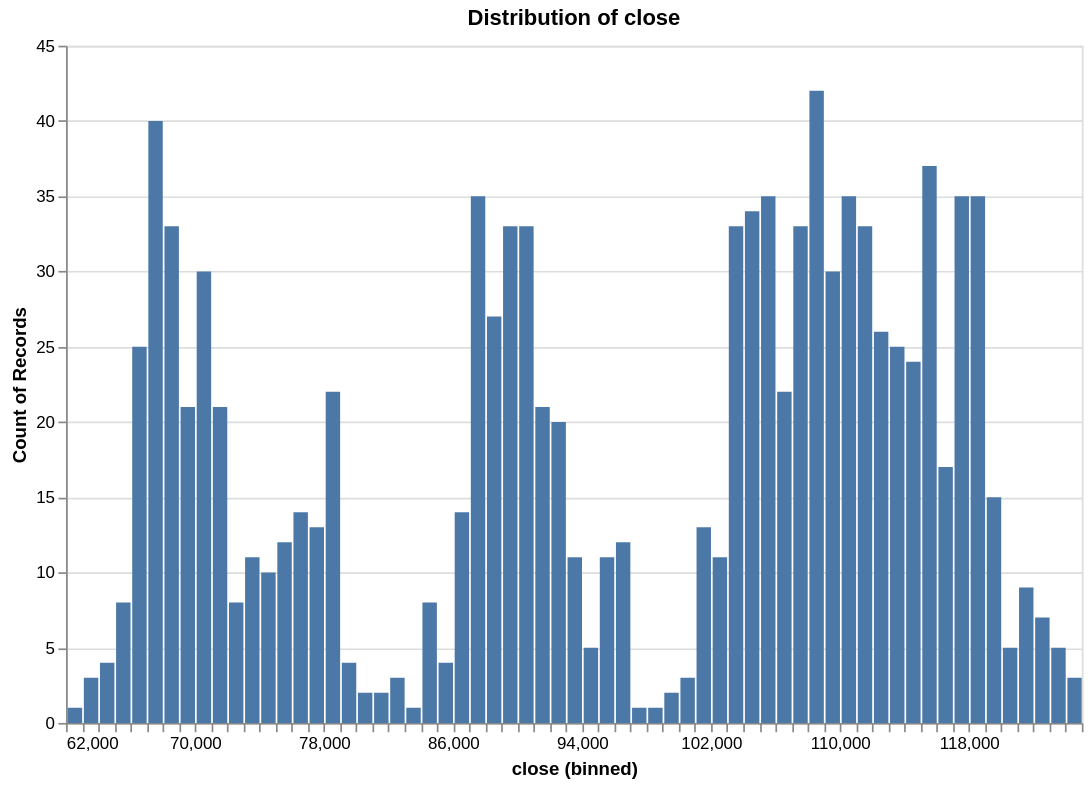

The cell this chart's notebook holds for it:
### Code cell
research.plot_distribution(ts, 'close', no_bins = 100)

### Figure 1 — Vega specification as saved in the notebook (floating-point values rounded to 4 significant figures)
{"$schema": "https://vega.github.io/schema/vega/v6.json", "data": [{"name": "param_f268f798f41c853e_store"}, {"name": "source_0", "values": [{"__count": 12, "bin_maxbins_100_close": 96000.0, "bin_maxbins_100_close_end": 97000.0}, {"__count": 2, "bin_maxbins_100_close": 99000.0, "bin_maxbins_100_close_end": 100000.0}, {"__count": 3, "bin_maxbins_100_close": 100000.0, "bin_maxbins_100_close_end": 101000.0}, {"__count": 33, "bin_maxbins_100_close": 103000.0, "bin_maxbins_100_close_end": 104000.0}, {"__count": 11, "bin_maxbins_100_close": 102000.0, "bin_maxbins_100_close_end": 103000.0}, {"__count": 34, "bin_maxbins_100_close": 104000.0, "bin_maxbins_100_close_end": 105000.0}, {"__count": 13, "bin_maxbins_100_close": 101000.0, "bin_maxbins_100_close_end": 102000.0}, {"__count": 35, "bin_maxbins_100_close": 105000.0, "bin_maxbins_100_close_end": 106000.0}, {"__count": 22, "bin_maxbins_100_close": 106000.0, "bin_maxbins_100_close_end": 107000.0}, {"__count": 42, "bin_maxbins_100_close": 108000.0, "bin_maxbins_100_close_end": 109000.0}, {"__count": 30, "bin_maxbins_100_close": 109000.0, "bin_maxbins_100_close_end": 110000.0}, {"__count": 33, "bin_maxbins_100_close": 111000.0, "bin_maxbins_100_close_end": 112000.0}, {"__count": 35, "bin_maxbins_100_close": 110000.0, "bin_maxbins_100_close_end": 111000.0}, {"__count": 33, "bin_maxbins_100_close": 107000.0, "bin_maxbins_100_close_end": 108000.0}, {"__count": 1, "bin_maxbins_100_close": 98000.0, "bin_maxbins_100_close_end": 99000.0}, {"__count": 37, "bin_maxbins_100_close": 115000.0, "bin_maxbins_100_close_end": 116000.0}, {"__count": 35, "bin_maxbins_100_close": 117000.0, "bin_maxbins_100_close_end": 118000.0}, {"__count": 17, "bin_maxbins_100_close": 116000.0, "bin_maxbins_100_close_end": 117000.0}, {"__count": 35, "bin_maxbins_100_close": 118000.0, "bin_maxbins_100_close_end": 119000.0}, {"__count": 15, "bin_maxbins_100_close": 119000.0, "bin_maxbins_100_close_end": 120000.0}, {"__count": 7, "bin_maxbins_100_close": 122000.0, "bin_maxbins_100_close_end": 123000.0}, {"__count": 25, "bin_maxbins_100_close": 113000.0, "bin_maxbins_100_close_end": 114000.0}, {"__count": 26, "bin_maxbins_100_close": 112000.0, "bin_maxbins_100_close_end": 113000.0}, {"__count": 24, "bin_maxbins_100_close": 114000.0, "bin_maxbins_100_close_end": 115000.0}, {"__count": 9, "bin_maxbins_100_close": 121000.0, "bin_maxbins_100_close_end": 122000.0}, {"__count": 5, "bin_maxbins_100_close": 120000.0, "bin_maxbins_100_close_end": 121000.0}, {"__count": 5, "bin_maxbins_100_close": 123000.0, "bin_maxbins_100_close_end": 124000.0}, {"__count": 3, "bin_maxbins_100_close": 124000.0, "bin_maxbins_100_close_end": 125000.0}, {"__count": 1, "bin_maxbins_100_close": 97000.0, "bin_maxbins_100_close_end": 98000.0}, {"__count": 5, "bin_maxbins_100_close": 94000.0, "bin_maxbins_100_close_end": 95000.0}, {"__count": 11, "bin_maxbins_100_close": 95000.0, "bin_maxbins_100_close_end": 96000.0}, {"__count": 11, "bin_maxbins_100_close": 93000.0, "bin_maxbins_100_close_end": 94000.0}, {"__count": 20, "bin_maxbins_100_close": 92000.0, "bin_maxbins_100_close_end": 93000.0}, {"__count": 33, "bin_maxbins_100_close": 90000.0, "bin_maxbins_100_close_end": 91000.0}, {"__count": 21, "bin_maxbins_100_close": 91000.0, "bin_maxbins_100_close_end": 92000.0}, {"__count": 33, "bin_maxbins_100_close": 89000.0, "bin_maxbins_100_close_end": 90000.0}, {"__count": 14, "bin_maxbins_100_close": 86000.0, "bin_maxbins_100_close_end": 87000.0}, {"__count": 8, "bin_maxbins_100_close": 84000.0, "bin_maxbins_100_close_end": 85000.0}, {"__count": 3, "bin_maxbins_100_close": 82000.0, "bin_maxbins_100_close_end": 83000.0}, {"__count": 4, "bin_maxbins_100_close": 85000.0, "bin_maxbins_100_close_end": 86000.0}, {"__count": 35, "bin_maxbins_100_close": 87000.0, "bin_maxbins_100_close_end": 88000.0}, {"__count": 27, "bin_maxbins_100_close": 88000.0, "bin_maxbins_100_close_end": 89000.0}, {"__count": 1, "bin_maxbins_100_close": 83000.0, "bin_maxbins_100_close_end": 84000.0}, {"__count": 2, "bin_maxbins_100_close": 81000.0, "bin_maxbins_100_close_end": 82000.0}, {"__count": 22, "bin_maxbins_100_close": 78000.0, "bin_maxbins_100_close_end": 79000.0}, {"__count": 13, "bin_maxbins_100_close": 77000.0, "bin_maxbins_100_close_end": 78000.0}, {"__count": 14, "bin_maxbins_100_close": 76000.0, "bin_maxbins_100_close_end": 77000.0}, {"__count": 12, "bin_maxbins_100_close": 75000.0, "bin_maxbins_100_close_end": 76000.0}, {"__count": 10, "bin_maxbins_100_close": 74000.0, "bin_maxbins_100_close_end": 75000.0}, {"__count": 11, "bin_maxbins_100_close": 73000.0, "bin_maxbins_100_close_end": 74000.0}, {"__count": 30, "bin_maxbins_100_close": 70000.0, "bin_maxbins_100_close_end": 71000.0}, {"__count": 40, "bin_maxbins_100_close": 67000.0, "bin_maxbins_100_close_end": 68000.0}, {"__count": 1, "bin_maxbins_100_close": 62000.0, "bin_maxbins_100_close_end": 63000.0}, {"__count": 4, "bin_maxbins_100_close": 64000.0, "bin_maxbins_100_close_end": 65000.0}, {"__count": 33, "bin_maxbins_100_close": 68000.0, "bin_maxbins_100_close_end": 69000.0}, {"__count": 21, "bin_maxbins_100_close": 69000.0, "bin_maxbins_100_close_end": 70000.0}, {"__count": 21, "bin_maxbins_100_close": 71000.0, "bin_maxbins_100_close_end": 72000.0}, {"__count": 25, "bin_maxbins_100_close": 66000.0, "bin_maxbins_100_close_end": 67000.0}, {"__count": 8, "bin_maxbins_100_close": 65000.0, "bin_maxbins_100_close_end": 66000.0}, {"__count": 3, "bin_maxbins_100_close": 63000.0, "bin_maxbins_100_close_end": 64000.0}, {"__count": 8, "bin_maxbins_100_close": 72000.0, "bin_maxbins_100_close_end": 73000.0}, {"__count": 4, "bin_maxbins_100_close": 79000.0, "bin_maxbins_100_close_end": 80000.0}, {"__count": 2, "bin_maxbins_100_close": 80000.0, "bin_maxbins_100_close_end": 81000.0}]}, {"name": "source_0_y_domain___count", "values": [{"min": 1, "max": 42}]}], "signals": [{"name": "bin_maxbins_100_close_bins", "value": {"fields": ["close"], "fname": "bin_close", "start": 62000.0, "step": 1000.0, "stop": 125000.0}}, {"name": "unit", "value": {}, "on": [{"events": "pointermove", "update": "isTuple(group()) ? group() : unit"}]}, {"name": "param_f268f798f41c853e", "update": "vlSelectionResolve(\"param_f268f798f41c853e_store\", \"union\")"}, {"name": "param_f268f798f41c853e_close", "on": [{"events": [{"source": "view", "type": "dblclick"}], "update": "null"}, {"events": {"signal": "param_f268f798f41c853e_translate_delta"}, "update": "panLinear(param_f268f798f41c853e_translate_anchor.extent_x, -param_f268f798f41c853e_translate_delta.x / width)"}, {"events": {"signal": "param_f268f798f41c853e_zoom_delta"}, "update": "zoomLinear(domain(\"x\"), param_f268f798f41c853e_zoom_anchor.x, param_f268f798f41c853e_zoom_delta)"}]}, {"name": "param_f268f798f41c853e_tuple", "on": [{"events": [{"signal": "param_f268f798f41c853e_close"}], "update": "param_f268f798f41c853e_close ? {unit: \"\", fields: param_f268f798f41c853e_tuple_fields, values: [param_f268f798f41c853e_close]} : null"}]}, {"name": "param_f268f798f41c853e_tuple_fields", "value": [{"field": "close", "channel": "x", "type": "R"}]}, {"name": "param_f268f798f41c853e_translate_anchor", "value": {}, "on": [{"events": [{"source": "scope", "type": "pointerdown"}], "update": "{x: x(unit), y: y(unit), extent_x: domain(\"x\")}"}]}, {"name": "param_f268f798f41c853e_translate_delta", "value": {}, "on": [{"events": [{"source": "window", "between": [{"source": "scope", "type": "pointerdown"}, {"source": "window", "type": "pointerup"}], "type": "pointermove", "consume": true}], "update": "{x: param_f268f798f41c853e_translate_anchor.x - x(unit), y: param_f268f798f41c853e_translate_anchor.y - y(unit)}"}]}, {"name": "param_f268f798f41c853e_zoom_anchor", "on": [{"events": [{"source": "scope", "type": "wheel", "consume": true}], "update": "{x: invert(\"x\", x(unit)), y: invert(\"y\", y(unit))}"}]}, {"name": "param_f268f798f41c853e_zoom_delta", "on": [{"events": [{"source": "scope", "type": "wheel", "consume": true}], "update": "pow(1.001, event.deltaY * pow(16, event.deltaMode))", "force": true}]}, {"name": "param_f268f798f41c853e_modify", "on": [{"events": {"signal": "param_f268f798f41c853e_tuple"}, "update": "modify(\"param_f268f798f41c853e_store\", param_f268f798f41c853e_tuple, true)"}]}], "marks": [{"type": "rect", "name": "marks", "from": {"data": "source_0"}, "encode": {"update": {"x2": {"field": "bin_maxbins_100_close", "scale": "x", "offset": {"signal": "0.5 + (abs(scale(\"x\", datum[\"bin_maxbins_100_close_end\"]) - scale(\"x\", datum[\"bin_maxbins_100_close\"])) < 0.25 ? -0.5 * (0.25 - (abs(scale(\"x\", datum[\"bin_maxbins_100_close_end\"]) - scale(\"x\", datum[\"bin_maxbins_100_close\"])))) : 0.5)"}}, "y": {"field": "__count", "scale": "y"}, "y2": {"value": 0, "scale": "y"}, "fill": {"value": "#4c78a8"}, "x": {"field": "bin_maxbins_100_close_end", "scale": "x", "offset": {"signal": "0.5 + (abs(scale(\"x\", datum[\"bin_maxbins_100_close_end\"]) - scale(\"x\", datum[\"bin_maxbins_100_close\"])) < 0.25 ? 0.5 * (0.25 - (abs(scale(\"x\", datum[\"bin_maxbins_100_close_end\"]) - scale(\"x\", datum[\"bin_maxbins_100_close\"])))) : -0.5)"}}}}, "interactive": true, "clip": true, "style": ["bar"]}], "scales": [{"name": "x", "type": "linear", "domain": {"signal": "[bin_maxbins_100_close_bins.start, bin_maxbins_100_close_bins.stop]"}, "range": [0, {"signal": "width"}], "bins": {"signal": "bin_maxbins_100_close_bins"}, "domainRaw": {"signal": "param_f268f798f41c853e[\"close\"]"}, "zero": false}, {"name": "y", "type": "linear", "domain": [{"signal": "(data(\"source_0_y_domain___count\")[0] || {}).min"}, {"signal": "(data(\"source_0_y_domain___count\")[0] || {}).max"}], "range": [{"signal": "height"}, 0], "nice": true, "zero": true}], "axes": [{"scale": "y", "labels": false, "aria": false, "maxExtent": 0, "orient": "left", "minExtent": 0, "grid": true, "zindex": 0, "ticks": false, "tickCount": {"signal": "ceil(height/40)"}, "domain": false, "gridScale": "x"}, {"scale": "x", "labelOverlap": true, "tickCount": {"signal": "ceil(width/10)"}, "orient": "bottom", "title": "close (binned)", "grid": false, "zindex": 0, "labelFlush": true}, {"scale": "y", "orient": "left", "grid": false, "title": "Count of Records", "tickCount": {"signal": "ceil(height/40)"}, "zindex": 0, "labelOverlap": true}], "title": {"text": "Distribution of close", "frame": "group"}, "background": "white", "height": 400, "padding": 5, "width": 600, "style": "cell"}
